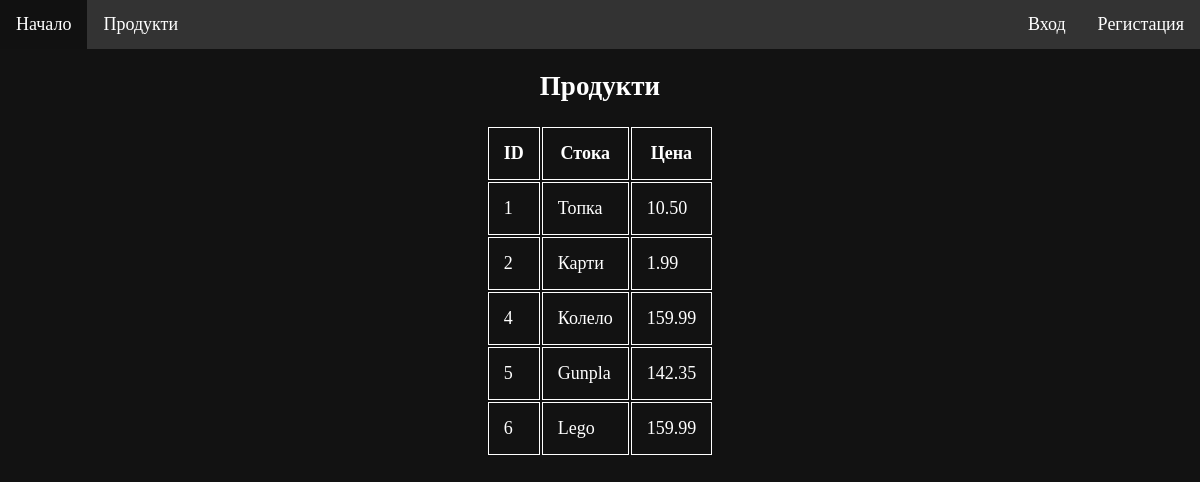
Screenshot of /goods.php with the database file from the repository.
### tables this page shows
CREATE TABLE `goods` (
  `id` int(11) NOT NULL AUTO_INCREMENT,
  `name` varchar(50) NOT NULL,
  `price` double(6,2) NOT NULL,
  `date` timestamp NOT NULL DEFAULT current_timestamp(),
  PRIMARY KEY (`id`)
);

### goods.php (the view, shortened to what this page needs)
<!DOCTYPE html>
<html lang="en">
<head>
    <link rel="stylesheet" href="site.css" type="text/css" />
</head>
<body>
    <div id="main">
        <?php include "menu.php" ?>
        <div id="content">
            <center>
                <h2>Продукти</h2>
                <table>
		    <form method="POST">
                	<tr>
                            <th>ID</th>
                            <th>Стока</th>
                            <th>Цена</th>
			</tr>
                        <?php
                        include "db.php";
                        $query = "SELECT *
                        FROM goods";
                        if($result= mysqli_query($link,$query)){
                            while($row = mysqli_fetch_assoc($result)){
                                ?>
                        <tr>
                            <td><?php echo $row['id'];?></td>
                            <td><?php echo $row['name'];?></td>
                            <td><?php echo $row['price'];?></td>
                        </tr>
		    </form>
                    <?php
                        }
                        }
                        else{
                            ?>
                    <tr>
                        <td colspan='5' align='center'>Няма записи</td>
                    </tr>
                    <?php
			}
                    ?>
                </table>
            </center>
        </div>
    </div>
</body>
</html>

### site.css (style rules this page uses)
body { background-color: #121212; font-size: 18px; margin: 0; padding: 0; color: white; }
th, td { padding: 15px; text-align: centre; border: 1px solid; }

### rows the page displays
goods: id "1", name "Топка", price "10.50"
goods: id "2", name "Карти", price "1.99"
goods: id "4", name "Колело", price "159.99"
goods: id "5", name "Gunpla", price "142.35"
goods: id "6", name "Lego", price "159.99"
